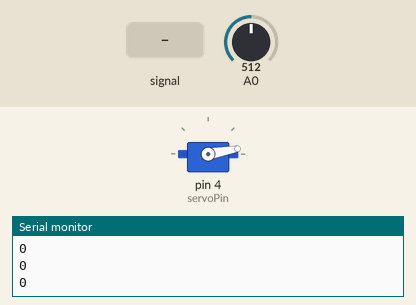
Bench run of a sketch on a simulated Arduino Uno, built with avr-gcc and run on an emulated ATmega328P. Shown: servo, the last lines printed to the serial monitor. The test bench sets the inputs (shaded band); at power-on: A0 = 512.

Above: at 6.0 s.
6.1 s: A0 fed a 200 Hz sine of ±255 counts around its level
At 6.59 s:
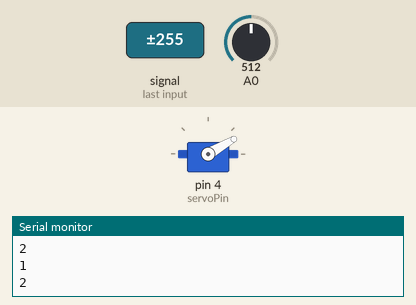
9.1 s: A0 set to 710
10.8 s: A0 set to 160
At 12.2 s:
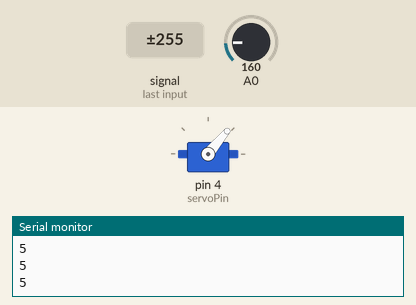
12.8 s: A0 set to 306
At 14.4 s:
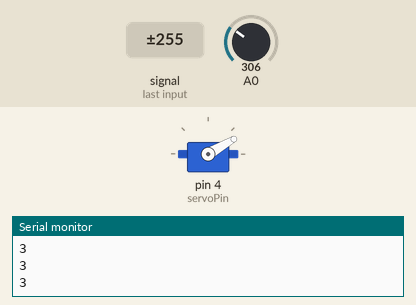
Timing chart, 0 to 15.4 s (numbered marks = the images above; inputs shaded):
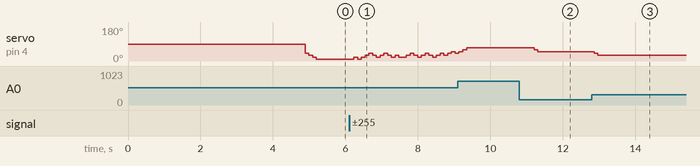

The sketch:

V1.ino
```cpp
// Grove - EMG Sensor demo code
// This demo will need a Grove - Led Bar to show the motion
// Grove - EMG Sensor connect to A0
// Grove - LED Bar connect to D8, D9
// note: it'll take about serval seconds to detect static analog value
// when you should hold your muscle static. You will see led bar from level 10 turn to
// level 0, it means static analog value get ok

//#include <LED_Bar.h>
#include <Servo.h>
//LED_Bar bar(9, 8);

int max_analog_dta      = 700;              // max analog data
int min_analog_dta      = 80;              // min analog data
int static_analog_dta   = 0;                // static analog data
int output = 0;
int servoPin = 4;
Servo myservo;
int servoMin = 10;          // minimum servo position
int servoMax = 170;        // maximum servo position

// get analog value
int getAnalog(int pin)
{
    long sum = 0;

    for(int i=0; i<32; i++)
    {
        sum += analogRead(pin);
    }

    int dta = sum>>5;

    max_analog_dta = dta>max_analog_dta ? dta : max_analog_dta;         // if max data
    min_analog_dta = min_analog_dta>dta ? dta : min_analog_dta;         // if min data

    return sum>>5;
}

void setup()
{
    Serial.begin(115200);
    myservo.attach(servoPin);
    long sum = 0;

    for(int i=0; i<=10; i++)
    {
        for(int j=0; j<100; j++)
        {
            sum += getAnalog(A0);
            delay(1);
        }

        //bar.setLevel(10-i);
        output = 10 - i;
    }

    sum /= 1100;

    static_analog_dta = sum;

    Serial.print("static_analog_dta = ");
    Serial.println(static_analog_dta);
}

int level       = 5;
int level_buf   = 5;

void loop()
{

    int val = getAnalog(A0);                    // get Analog value

    int level2;

    if(val>static_analog_dta)                   // larger than static_analog_dta
    {
        level2 = 5 + map(val, static_analog_dta, max_analog_dta, 0, 5);
    }
    else
    {
        level2 = 5 - map(val, min_analog_dta, static_analog_dta, 0, 5);
    }

    // to smooth the change of led bar
    if(level2 > level)
    {
        level++;
    }
    else if(level2 < level)
    {
        level--;
    }

    if(level != level_buf)
    {
        level_buf = level;
        //bar.setLevel(level);
        output = level;
    }
  if (output == 1)
    myservo.write(servoMin);
  else if (output == 2)
    myservo.write(servoMin + 10);
    else if (output == 3)
    myservo.write(servoMin + 20);
    else if (output == 4)
    myservo.write(servoMin + 30);
    else if (output == 5)
    myservo.write(servoMin + 40);
    else if (output == 6)
    myservo.write(servoMin + 50);
    else if (output == 7)
    myservo.write(servoMin + 60);
    delay(100);

    // in serial monitor MAKE SURE 115200 baud rate is set.
    Serial.println(output);

}
```

Measured:
- after the input at 6.1 s, servo on pin 4 (servoPin): 10° → 20° after 0.13 s, → 10° 0.10 s later, → 20° 0.10 s later, → 30° 0.10 s later, … (27 changes in this stretch)
- after the input at 10.8 s, servo on pin 4 (servoPin): 70° → 60° after 0.41 s, → 50° 0.10 s later
- after the input at 12.8 s, servo on pin 4 (servoPin): 50° → 40° after 0.07 s, → 30° 0.10 s later
